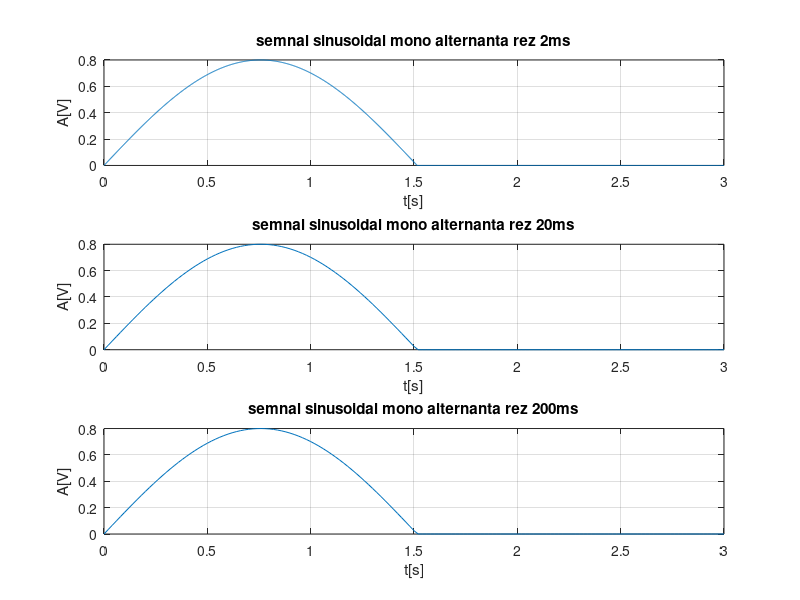

MATLAB code for this plot:
%rezolutie temporara de 2ms
t=0:0.002:3;
f=0.33;%frecventa de 0.33 pt o perioada (f=1/t)
w=2*pi*f;
s=0.4*sin(w*t)+0.4*abs(sin(w*t));%partea negativa va deveni nula
subplot(3,1,1),plot(t,s),grid,
xlabel('t[s]'),ylabel('A[V]'),title('semnal sinusoidal mono alternanta rez 2ms')

%rezolutie temporara de 20ms
t=0:0.02:3;
f=0.33;%frecventa de 0.33 pt o perioada (f=1/t)
w=2*pi*f;
s=0.4*sin(w*t)+0.4*abs(sin(w*t));%partea negativa va deveni nula
subplot(3,1,2),plot(t,s),grid,
xlabel('t[s]'),ylabel('A[V]'),title('semnal sinusoidal mono alternanta rez 20ms')

%rezolutie temporara de 200ms
t=0:0.02:3;
f=0.33;%frecventa de 0.33 pt o perioada (f=1/t)
w=2*pi*f;
s=0.4*sin(w*t)+0.4*abs(sin(w*t));%partea negativa va deveni nula
subplot(3,1,3),plot(t,s),grid,
xlabel('t[s]'),ylabel('A[V]'),title('semnal sinusoidal mono alternanta rez 200ms')